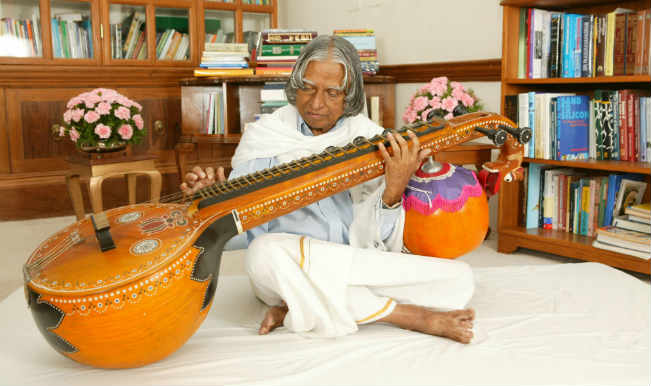
#> input picture Pencil_Sketch/kalam-veena.jpg, 651 x 386 px
$ python pencil_sketch.py
#> lines starting #> are read from the running program, lines starting #| are printed output that depends on the picture
import cv2

img = cv2.imread("kalam-veena.jpg")
#> img is the input picture: shape (386, 651, 3); mean B, G, R 115.6, 150, 180

# Convert the image to gray scale
gray_img = cv2.cvtColor(img, cv2.COLOR_BGR2GRAY)
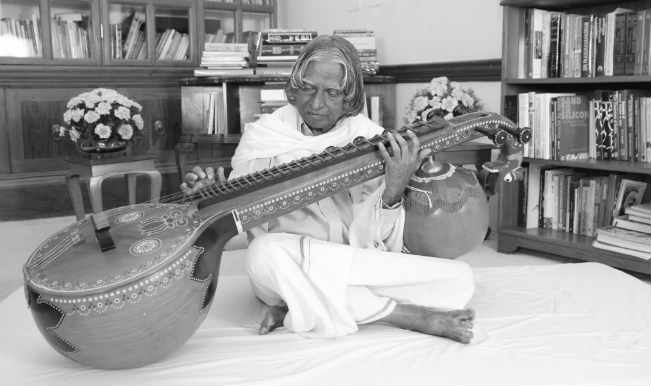
#> gray_img: shape (386, 651); min 1, max 255, mean 155

# Invert the image
inverted_gray_img = 255 - gray_img
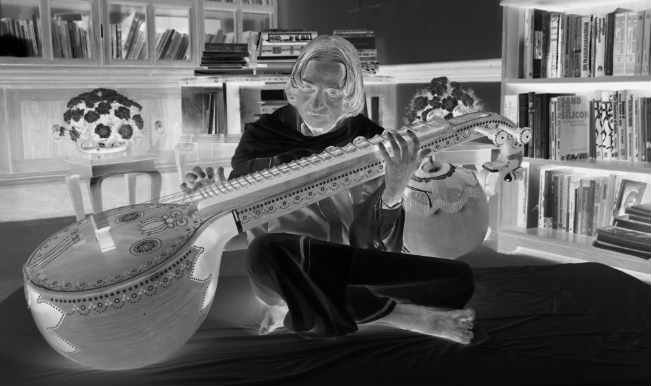
#> inverted_gray_img: shape (386, 651); min 0, max 254, mean 100

# Blur the image by gaussian function
blur_img = cv2.GaussianBlur(inverted_gray_img,(21,21),0)
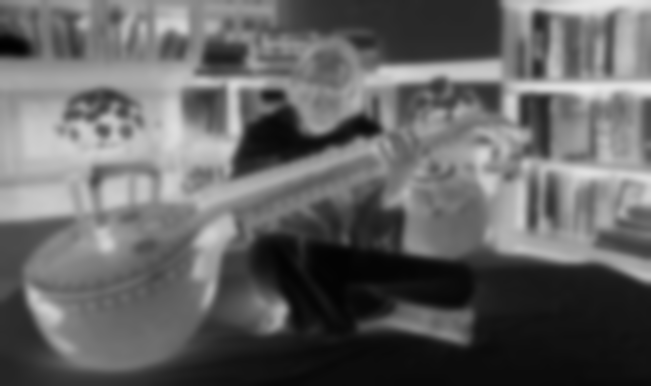
#> blur_img: shape (386, 651); min 1, max 234, mean 100

# inverted the blurred image
inverted_blurred_img = 255 - blur_img
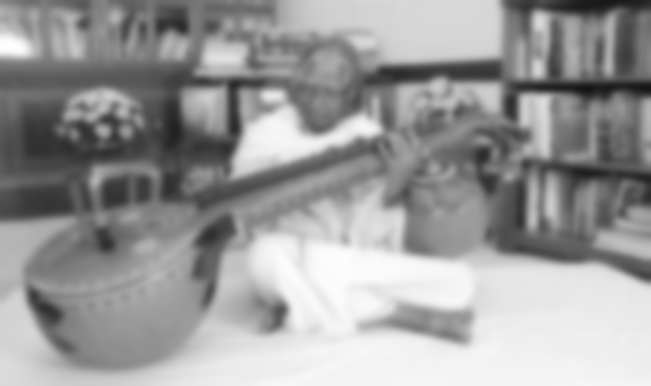
#> inverted_blurred_img: shape (386, 651); min 21, max 254, mean 155

# Create the pencil sketch image
pencil_sketch_IMG = cv2.divide (gray_img, inverted_blurred_img, scale = 256.0)
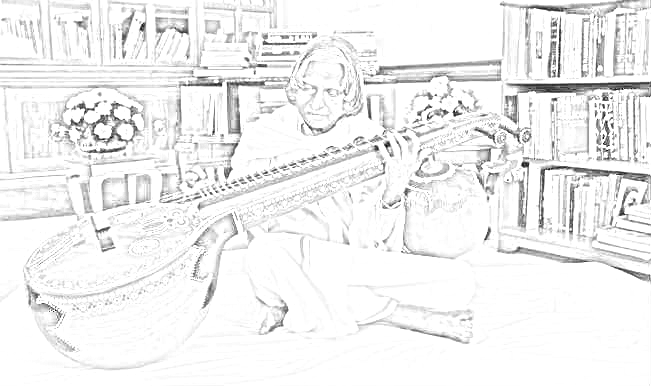
#> pencil_sketch_IMG: shape (386, 651); min 6, max 255, mean 240.4

# Show the image
cv2.imshow('Original Image', img)

cv2.imshow('New Image', pencil_sketch_IMG)

cv2.waitKey(0)
